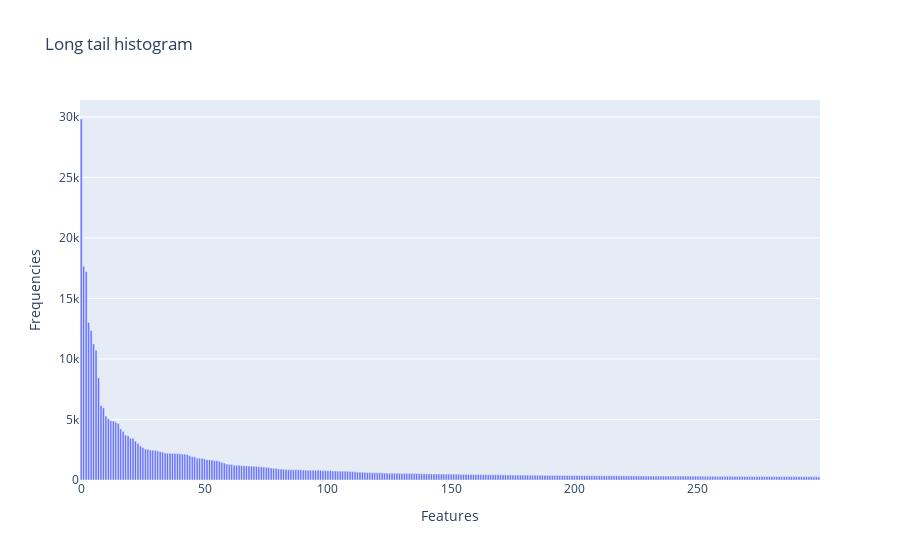

The code cell stored with this chart in its notebook:
### Markdown cell above
### >>> **Exercise 15 (take home):** 
Additionally, you can attempt to sort the terms on the `x-axis` by frequency instead of in alphabetical order. This way the visualization is more meaninfgul and you will be able to observe the so called [long tail](https://en.wikipedia.org/wiki/Long_tail) (get familiar with this term since it will appear a lot in data mining and other statistics courses). see picture below

![alt txt](https://upload.wikimedia.org/wikipedia/commons/thumb/8/8a/Long_tail.svg/1000px-Long_tail.svg.png)

### Code cell
# Answer here
freq_sort = term_frequencies[index_list[0:300]]
fig = px.bar(y=freq_sort.tolist()[0:300],
             labels={'x':'Features', 'y':'Frequencies'}, title="Long tail histogram")
fig.show()

### Figure 1 — Plotly figure (JSON) as saved in the notebook; plotly's stock layout.template omitted (floating-point values rounded to 4 significant figures; data arrays with more than 128 entries replaced by an {"elided": "..."} marker saying what was removed)
{"data": [{"alignmentgroup": "True", "hovertemplate": "Features=%{x}<br>Frequencies=%{y}<extra></extra>", "legendgroup": "", "marker": {"color": "#636efa", "pattern": {"shape": ""}}, "name": "", "offsetgroup": "", "orientation": "v", "showlegend": false, "textposition": "auto", "type": "bar", "x": {"elided": "300 int values"}, "xaxis": "x", "y": {"elided": "300 int values"}, "yaxis": "y"}], "layout": {"barmode": "relative", "legend": {"tracegroupgap": 0}, "title": {"text": "Long tail histogram"}, "xaxis": {"anchor": "y", "domain": [0, 1], "title": {"text": "Features"}}, "yaxis": {"anchor": "x", "domain": [0, 1], "title": {"text": "Frequencies"}}}}
